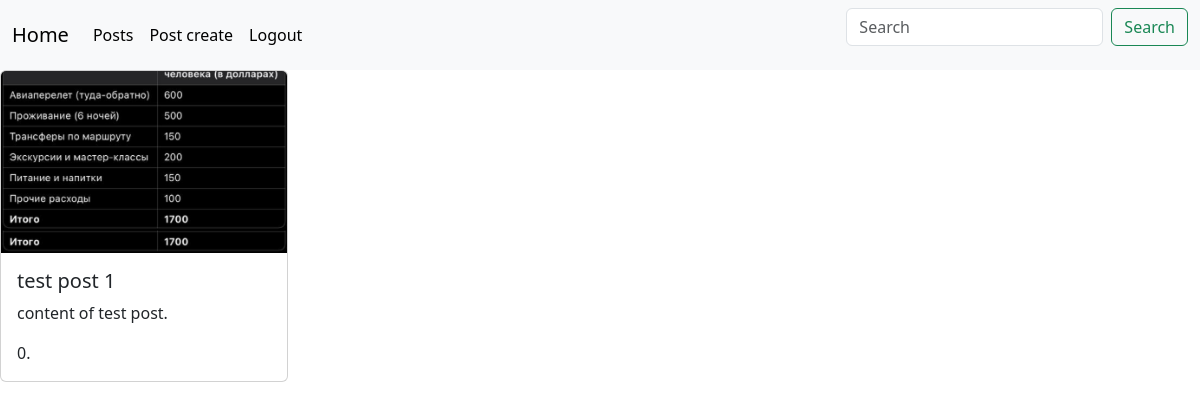
/posts/1 (signed in), run on the app's committed database.
### posts/models.py (models this page shows, shortened)
class Post(models.Model):
    image = models.ImageField(null = True, blank = True)
    title = models.CharField(max_length = 256)
    content = models.CharField(max_length = 456)
    rate = models.IntegerField(default = 0, null = True)
    category = models.ForeignKey(Category, on_delete = models.CASCADE, null = True)
    tags = models.ManyToManyField(Tag)
    created_at = models.DateTimeField(auto_now_add = True, null = True)
    updated_at = models.DateTimeField(auto_now = True, null = True)

### posts/views.py (the view)
# urls.py: path("posts/<int:post_id>", post_detail_view),
@login_required(login_url = "/login")
def post_detail_view(request, post_id):
    if request.method == "GET":
        post = Post.objects.filter(id = post_id).first()
        return render(request, "posts/post_detail.html", context = {"post": post})

### templates/posts/post_detail.html
{% extends 'base.html' %}
{% load static %}
{% block content %}
<div class="card" style="width: 18rem;">
  {% if post.image %}
  <img src="{{ post.image.url }}" class="card-img-top" alt="...">
  {% else %}
  <img src="{% static 'placeholder-image-person-jpg.jpg' %}" class="card-img-top" alt="...">
  {% endif %}
  <div class="card-body">
    <h5 class="card-title">{{ post.title }}</h5>
    <p class="card-text">{{ post.content }}.</p>
    <p class="card-text">{{ post.rate }}.</p>
  </div>
</div>
{% endblock %}

### data on the page
Post: image (picture), title "test post 1", content "content of test post", rate "0"
